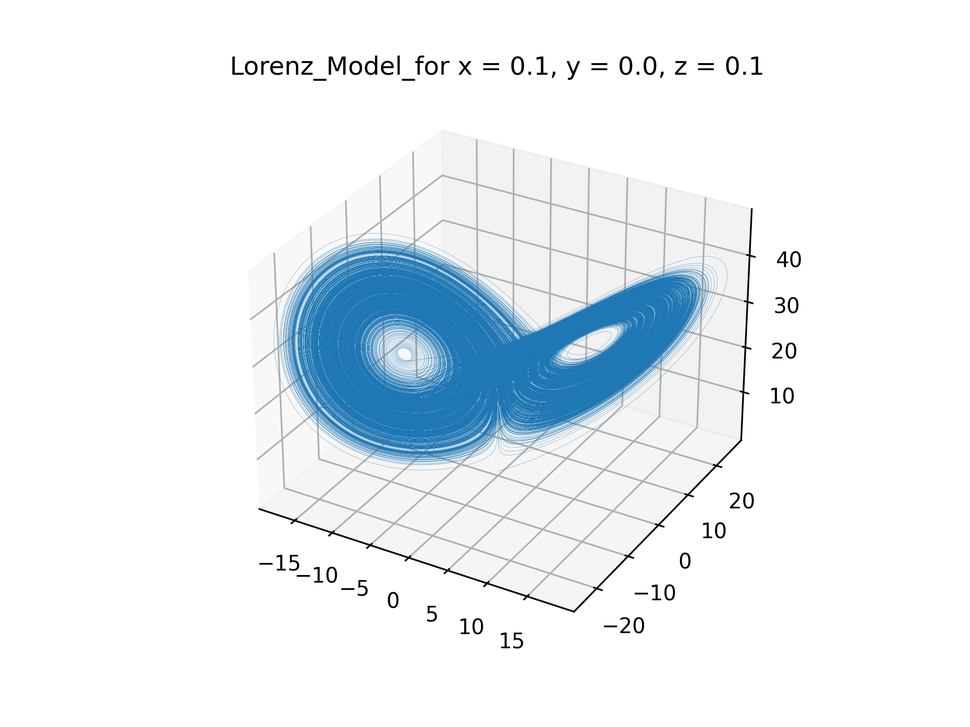
#> input picture Summer_Reasearch_Preparation/Lorenz Model/Euler_Method/dif_init_y/Lorenz_Model_for x = 0.1, y = 0.0, z = 0.1 .png, 970 x 727 px, shrunk from 1920 x 1440 before the run, found by its file name; its folder holds 4 pictures in this run
$ python video.py
#> lines starting #> are read from the running program, lines starting #| are printed output that depends on the picture
import os
import imageio.v2 as imageio

# 設置文件路徑和文件名
folder_path = r'C:\Users\joe51\OneDrive\桌面\profile_ntu\Summer_Reasearch_Preparation\Lorenz Model\dif_init_y'
file_name = "lorenz_dif_y_6.gif"

# 獲取文件夾中所有圖像的文件名
file_names = sorted((fn for fn in os.listdir(folder_path) if fn.endswith('.png')))

# 使用imageio庫將圖像讀取到內存中
images = [imageio.imread(os.path.join(folder_path, file_name)) for file_name in file_names]
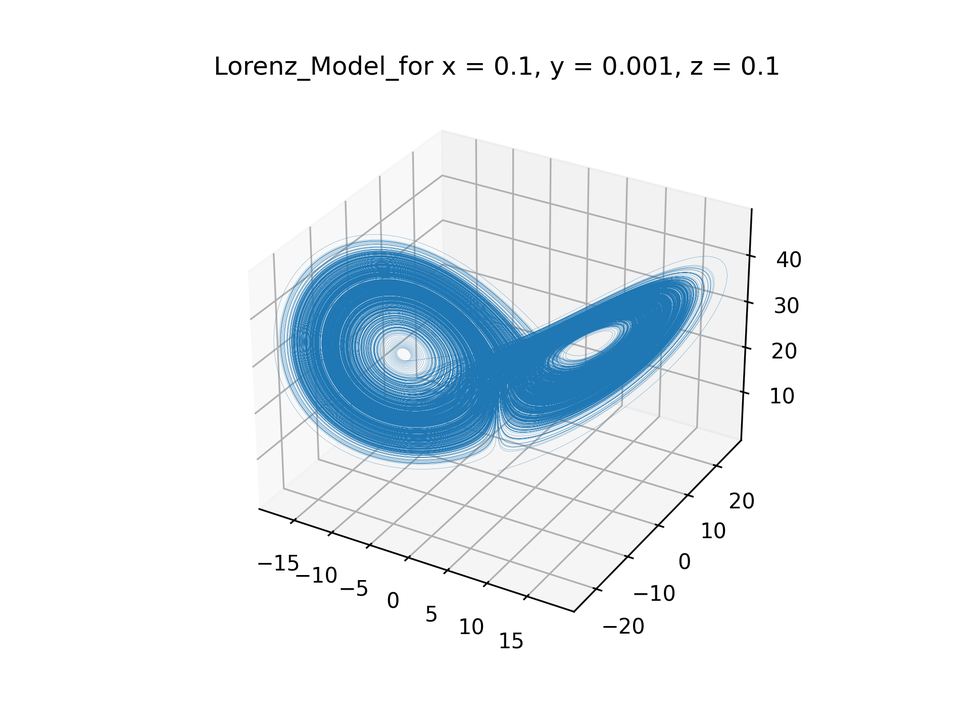
#> input picture Summer_Reasearch_Preparation/Lorenz Model/Euler_Method/dif_init_y/Lorenz_Model_for x = 0.1, y = 0.001, z = 0.1 .png, 970 x 727 px, shrunk from 1920 x 1440 before the run, found by its file name
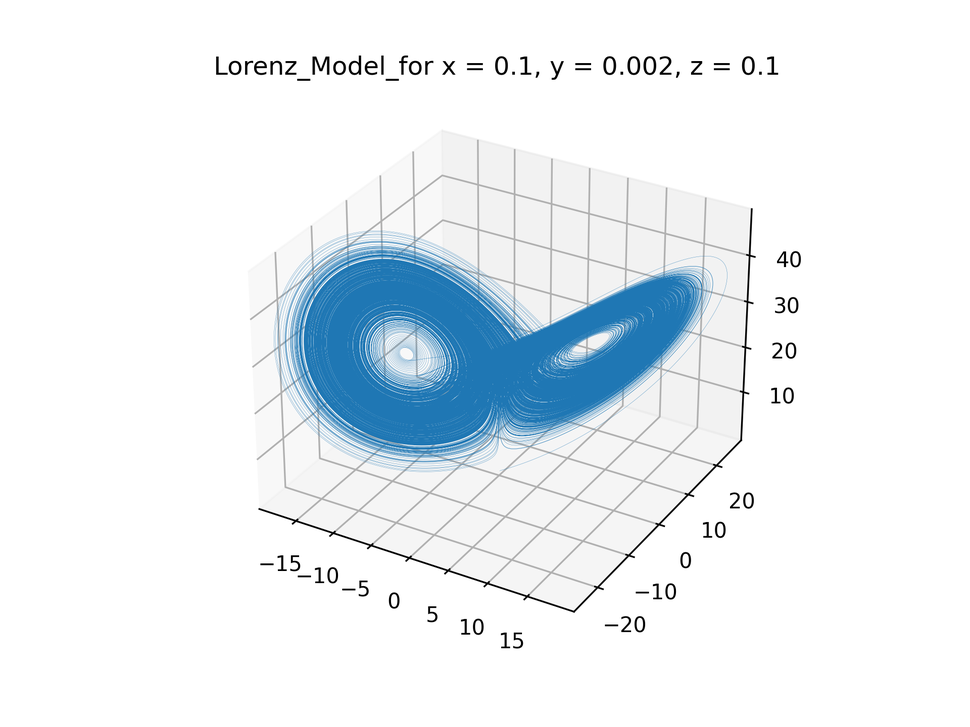
#> input picture Summer_Reasearch_Preparation/Lorenz Model/Euler_Method/dif_init_y/Lorenz_Model_for x = 0.1, y = 0.002, z = 0.1 .png, 970 x 727 px, shrunk from 1920 x 1440 before the run, found by its file name
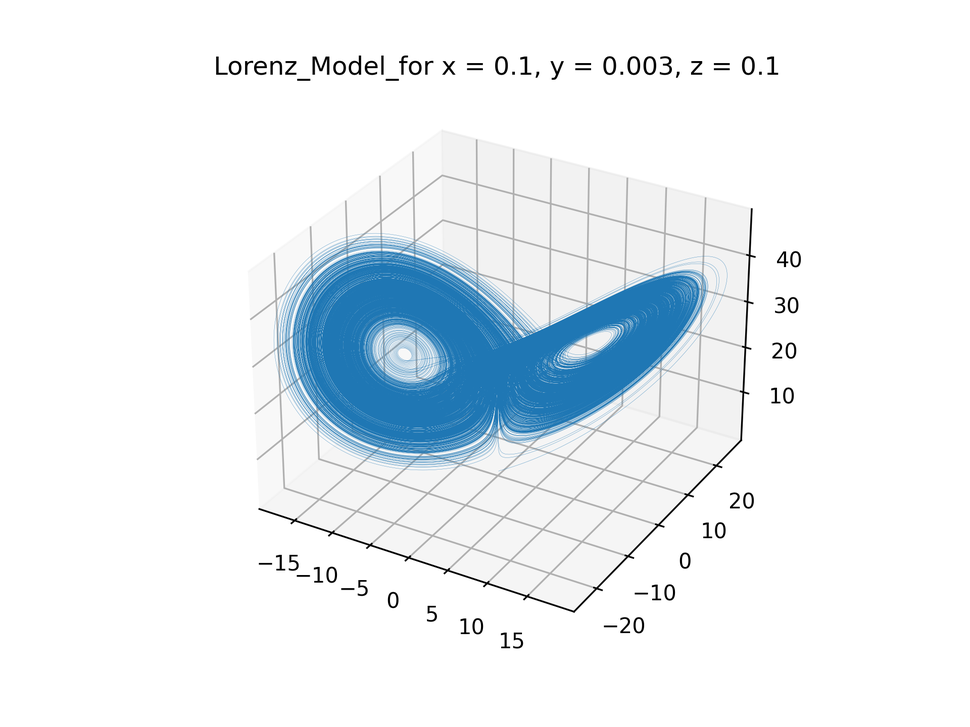
#> input picture Summer_Reasearch_Preparation/Lorenz Model/Euler_Method/dif_init_y/Lorenz_Model_for x = 0.1, y = 0.003, z = 0.1 .png, 970 x 727 px, shrunk from 1920 x 1440 before the run, found by its file name

# 使用imageio庫創建GIF
imageio.mimsave(os.path.join(folder_path, file_name), images, fps=6)
